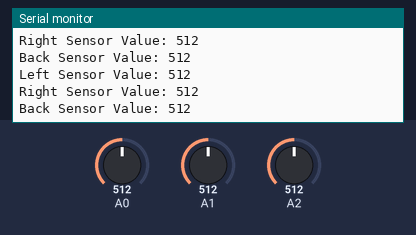
This sketch was run on a simulated Arduino Uno, built with avr-gcc and run on an emulated ATmega328P. On the bench: the last lines printed to the serial monitor. The test bench sets the inputs (shaded band); at power-on: A0 = 512, A1 = 512, A2 = 512.

Above: at 1.8 s.
1.9 s: A0 set to 716
At 2.8 s:
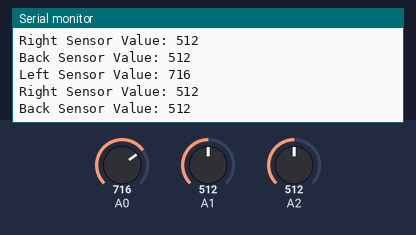
3.4 s: A1 set to 716
At 4.7 s:
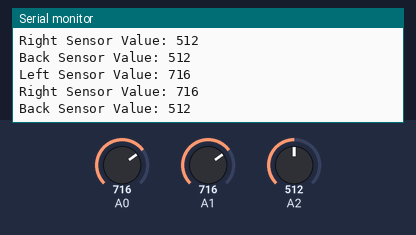
4.9 s: A2 set to 716
At 5.8 s:
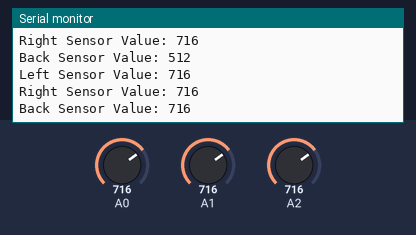
6.4 s: A0 set to 900
At 7.4 s:
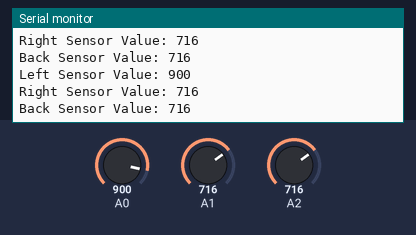
7.9 s: A1 set to 900
At 8.8 s:
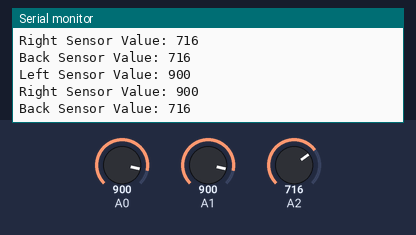
9.4 s: A2 set to 900
At 10.8 s:
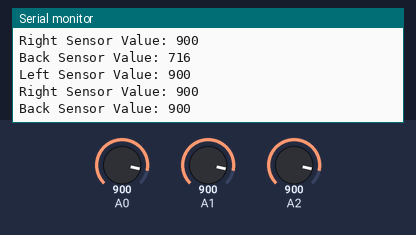
Timing chart, 0 to 11.9 s (numbered marks = the images above; inputs shaded):
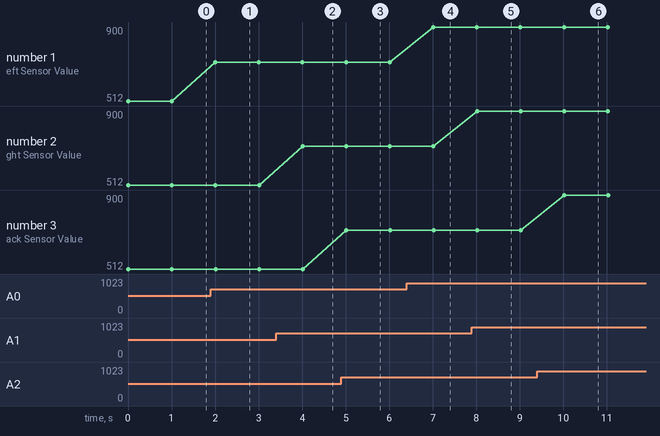

The sketch:

upload.ino
```cpp
void setup() {
  // put your setup code here, to run once:
  Serial.begin(57600);
}

void loop() {
  // put your main code here, to run repeatedly:
  int sensL = analogRead(A0);
  int sensR = analogRead(A1);
  int sensB = analogRead(A2);

  Serial.print("Left Sensor Value: ");
  Serial.println(sensL);
  Serial.print("Right Sensor Value: ");
  Serial.println(sensR);
  Serial.print("Back Sensor Value: ");
  Serial.println(sensB);


  delay(1000);
}
```

Measured:
- after the input at 1.9 s, the serial monitor: prints a new line after 0.10 s (image 1)
- after the input at 3.4 s, the serial monitor: prints a new line after 0.61 s (image 2)
- after the input at 4.9 s, the serial monitor: prints a new line after 0.12 s (image 3)
- after the input at 6.4 s, the serial monitor: prints a new line after 0.61 s (image 4)
- after the input at 7.9 s, the serial monitor: prints a new line after 0.12 s (image 5)
- after the input at 9.4 s, the serial monitor: prints a new line after 0.63 s (image 6)
- plotted number 1: 512 → 716 after the input at 1.9 s, 716 → 900 after the input at 6.4 s
